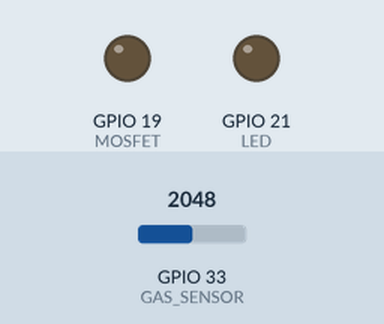
Simulated run of this sketch. Board: ESP32. On the bench: output pins drawn as LEDs (lit = HIGH). Inputs (shaded band) come from the test bench; at power-on: GPIO 33 (GAS_SENSOR) = 2048. WiFi joins after 1.5 s; servers stay silent unless stated; what the sketch prints to the serial monitor is not drawn.

Above: at 0.1 s.
At 1.9 s:
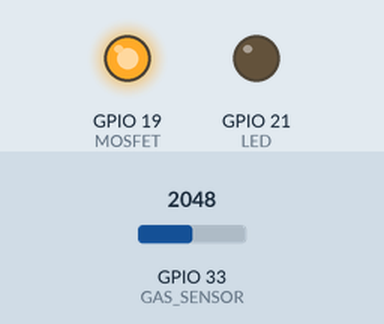
Timing chart, 0 to 3.4 s (numbered marks = the images above):
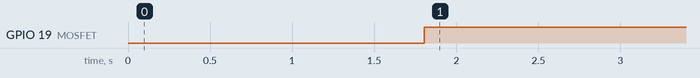

Measured:
- by itself, GPIO 19 (MOSFET): LOW → HIGH at 1.8 s

The sketch:

Gas_detector.ino
```cpp
//Change Blynk Authenticaation Details
#define BLYNK_TEMPLATE_ID "TMPL6lGa09_ux"
#define BLYNK_TEMPLATE_NAME "MQ2 SENSOR"
#define BLYNK_AUTH_TOKEN "1Ve1KRuGAzvxneVsn_FWXkKtILPNduMv"
#define BLYNK_PRINT Serial


#include <WiFi.h>
#include <WiFiClient.h>
#include <BlynkSimpleEsp32.h>


char auth[] = BLYNK_AUTH_TOKEN;

char ssid[] = "SnappyS";
char pass[] = "20050103";

int data = 0;
#define GAS_SENSOR 33
#define MOSFET 19
#define LED 21


BlynkTimer timer;
int read_sensor(){
     data = analogRead(GAS_SENSOR);
     return data;
}

void blink_led(){
  digitalWrite(LED, HIGH);
  delay(500);
  digitalWrite(LED, LOW);
  delay(500);
}
void sendSensor(){

  int data = read_sensor();
  Blynk.virtualWrite(V1, data);
  Serial.print("Pin A0: ");
  Serial.println(data);


  if(data > 1500)     // Change the Trashold value
  {
    Blynk.logEvent("gas_alert","Gas Leakage Detected");
  }
}

void setup(){
  pinMode(MOSFET, OUTPUT);
  pinMode(GAS_SENSOR, INPUT);

  pinMode(LED, OUTPUT);
  Serial.begin(115200);
  Blynk.begin(auth, ssid, pass);
  //dht.begin();
  timer.setInterval(2500L, sendSensor);
}

void loop(){
  int flag = read_sensor();
  if ( flag > 2000 ){

     digitalWrite(MOSFET, HIGH);
  }
     Blynk.run();
     timer.run();

}
```
